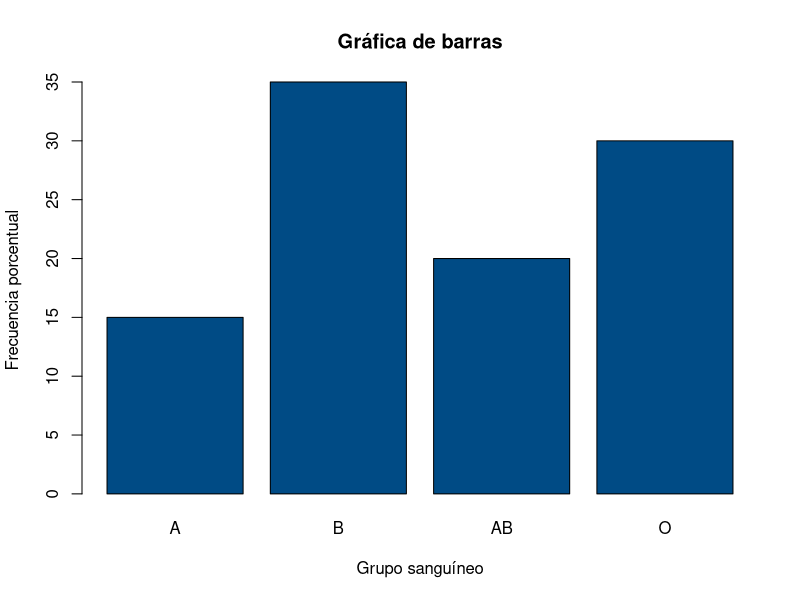
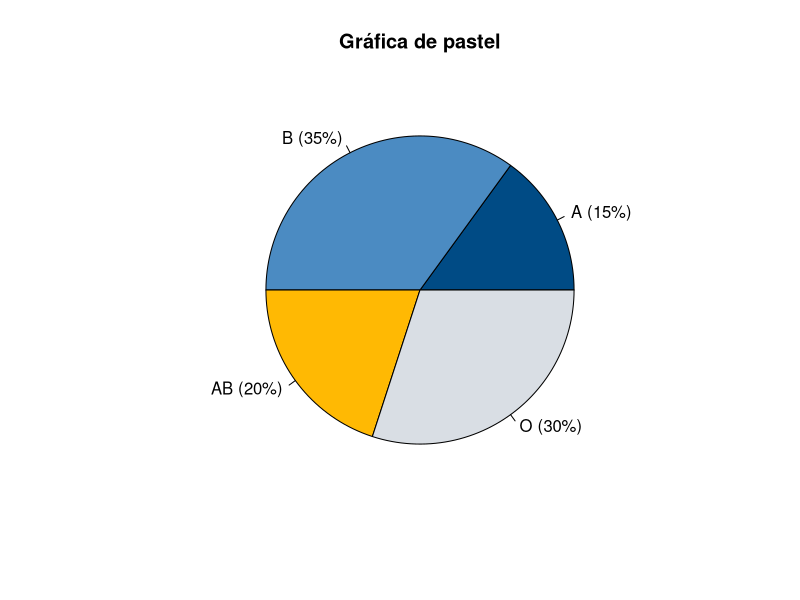
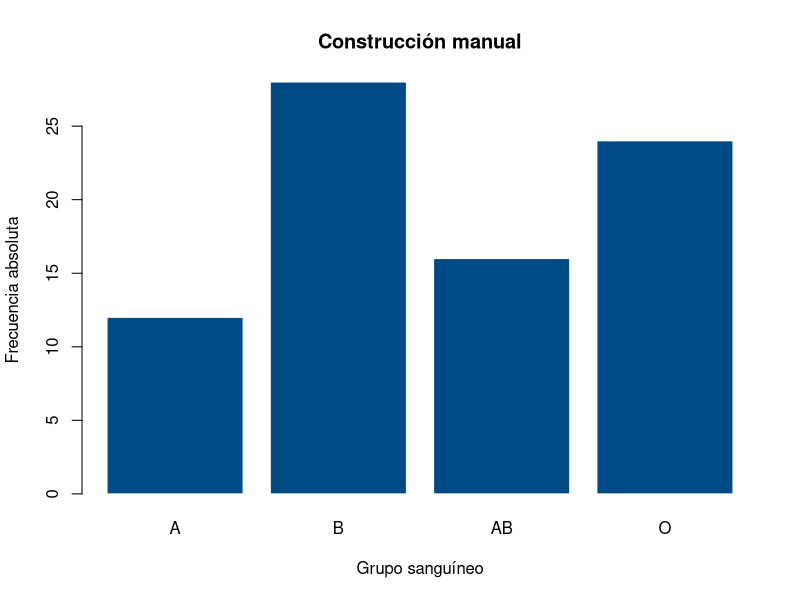
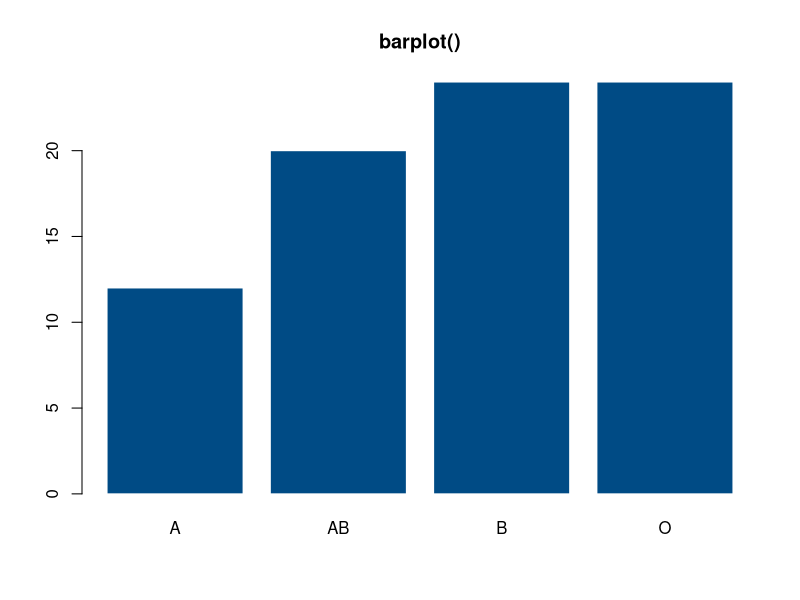
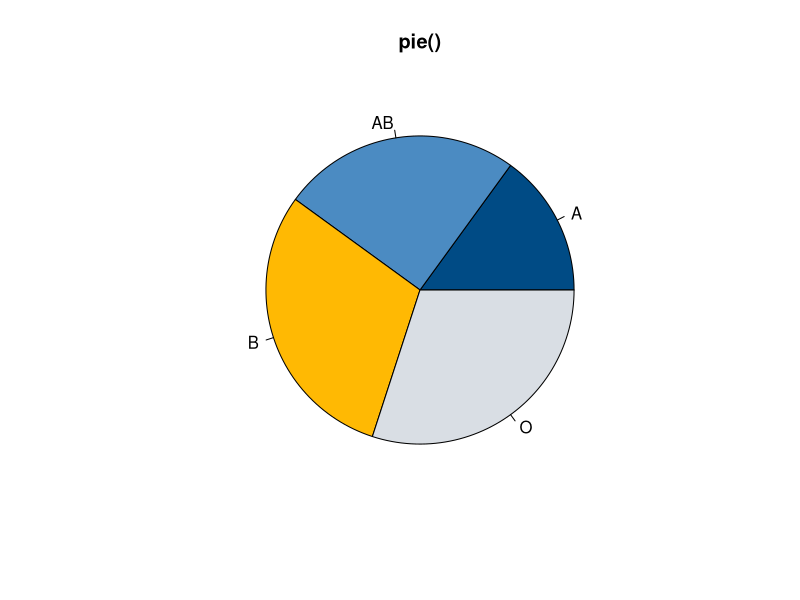
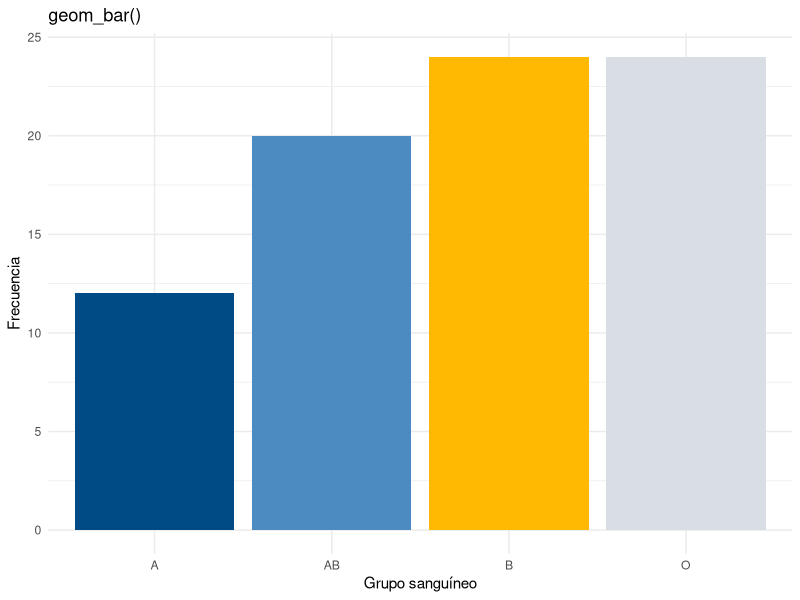
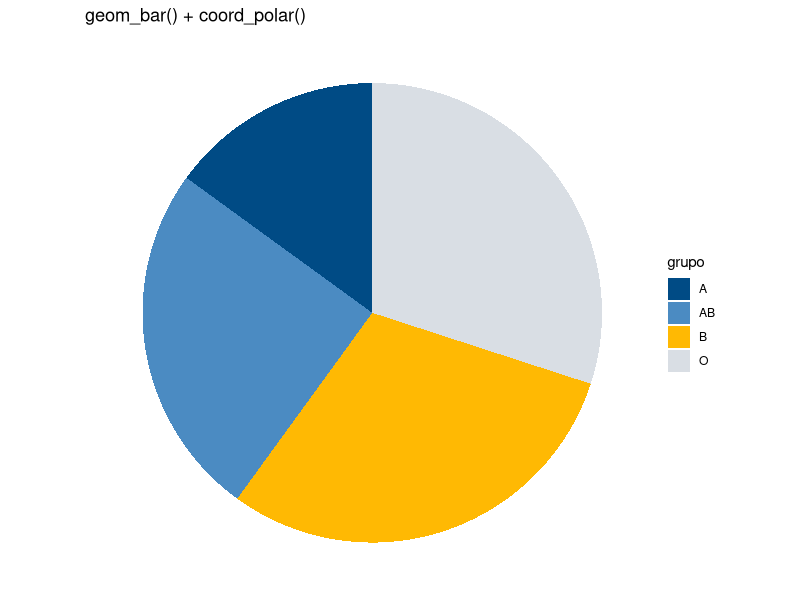
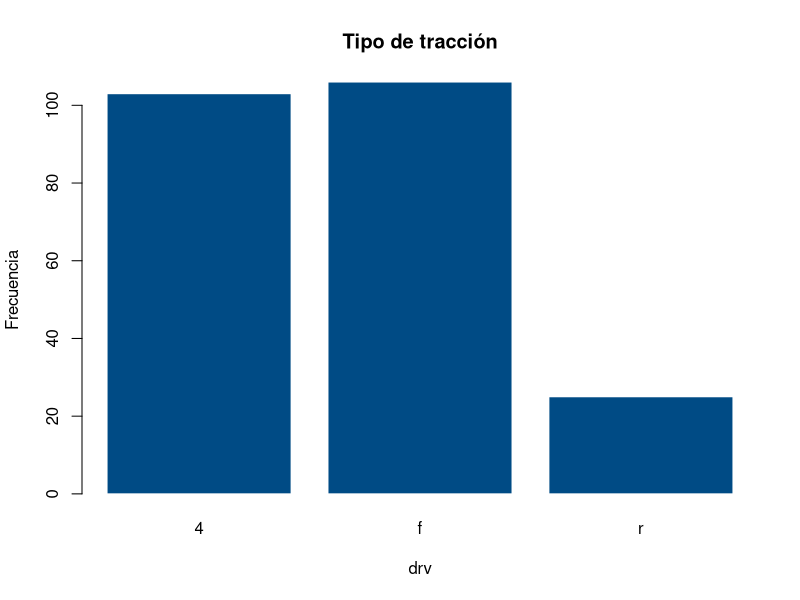

Generate these figures, in order, with R:
## ---- chunk 1
#| label: fig-barras-pastel
#| fig-cap: "Grupo sanguíneo de 80 personas — barras vs. pastel (datos: Rincón, 2017)"
#| layout-ncol: 2
f <- c(15, 35, 20, 30)
gs <- c("A", "B", "AB", "O")

barplot(f, names.arg = gs, col = "#004B85",
        xlab = "Grupo sanguíneo", ylab = "Frecuencia porcentual",
        main = "Gráfica de barras")

pie(f, labels = paste0(gs, " (", f, "%)"),
    col = c("#004B85", "#4B8BC2", "#FFB903", "#D9DEE4"),
    main = "Gráfica de pastel")
## ---- chunk 2
#| label: tbl-frecuencia-acumulada
#| tbl-cap: "Tabla de frecuencias completa para una variable ordinal"
nivel <- c("Bajo", "Medio", "Alto")
f_abs <- c(15, 21, 10)

tabla <- data.frame(
  Nivel = nivel,
  Frec_absoluta = f_abs,
  Frec_acumulada = cumsum(f_abs),
  Frec_relativa = round(f_abs / sum(f_abs), 3),
  Frec_rel_acumulada = round(cumsum(f_abs) / sum(f_abs), 3)
)
knitr::kable(tabla)
## ---- chunk 3
# Datos: grupos sanguíneos (frecuencias observadas de 80 personas)
categorias <- c("A", "B", "AB", "O")
f_abs <- c(12, 28, 16, 24)
n <- sum(f_abs)

tabla_manual <- data.frame(
  Categoria       = categorias,
  Frec_absoluta   = f_abs,
  Frec_relativa   = f_abs / n,
  Frec_porcentual = 100 * f_abs / n
)
tabla_manual
## ---- chunk 4
barplot(f_abs, names.arg = categorias, col = "#004B85", border = "white",
        xlab = "Grupo sanguíneo", ylab = "Frecuencia absoluta",
        main = "Construcción manual")
## ---- chunk 5
set.seed(1)
# Simulamos los 80 registros individuales a partir de las proporciones
sangre <- sample(c("A","B","AB","O"), 80, replace = TRUE,
                 prob = c(0.15, 0.35, 0.20, 0.30))

tabla_base <- table(sangre)
tabla_base
prop.table(tabla_base)          # frecuencia relativa
prop.table(tabla_base) * 100    # frecuencia porcentual
## ---- chunk 6
#| layout-ncol: 2
barplot(tabla_base, col = "#004B85", border = "white", main = "barplot()")
pie(tabla_base, col = c("#004B85","#4B8BC2","#FFB903","#D9DEE4"), main = "pie()")
## ---- chunk 7
#| message: false
library(ggplot2)
datos_sangre <- data.frame(grupo = sangre)

ggplot(datos_sangre, aes(x = grupo, fill = grupo)) +
  geom_bar() +
  scale_fill_manual(values = c("#004B85","#4B8BC2","#FFB903","#D9DEE4")) +
  labs(x = "Grupo sanguíneo", y = "Frecuencia", title = "geom_bar()") +
  theme_minimal() +
  theme(legend.position = "none")
## ---- chunk 8
ggplot(datos_sangre, aes(x = "", fill = grupo)) +
  geom_bar(width = 1) +
  coord_polar("y") +
  scale_fill_manual(values = c("#004B85","#4B8BC2","#FFB903","#D9DEE4")) +
  labs(x = NULL, y = NULL, title = "geom_bar() + coord_polar()") +
  theme_void()
## ---- chunk 9
library(ggplot2)
table(mpg$drv)
## ---- chunk 10
prop.table(table(mpg$drv)) * 100
## ---- chunk 11
barplot(table(mpg$drv), col = "#004B85", border = "white",
        main = "Tipo de tracción", xlab = "drv", ylab = "Frecuencia")
